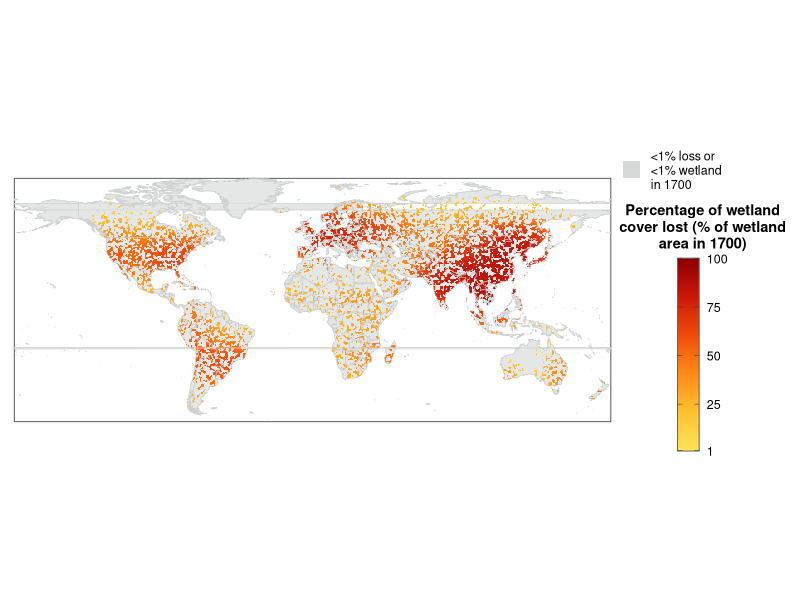
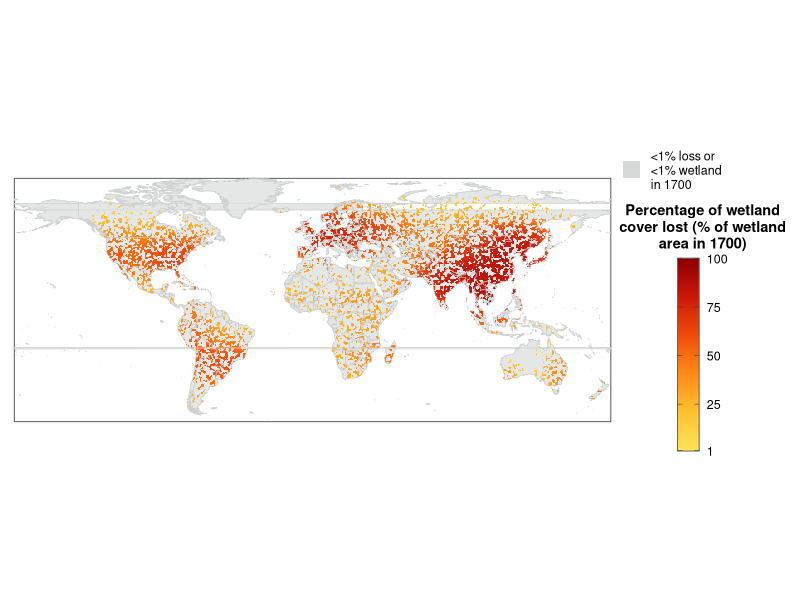

Here is the R script that generated these plots, in order:
## ---- chunk 1
knitr::opts_chunk$set(
  echo = TRUE, warning = FALSE, message = FALSE,
  fig.align = "center", dpi = 160
)
library(ggplot2)
library(dplyr)
library(tidyr)
library(sf)
library(rnaturalearth)
set.seed(1031)
## ---- chunk 2
world <- ne_countries(scale = "medium", returnclass = "sf") %>%
  filter(continent != "Antarctica") %>%
  st_make_valid()

grid <- expand_grid(
  longitude = seq(-179.75, 179.75, by = 0.5),
  latitude = seq(-58.75, 82.75, by = 0.5)
)

# Create an organic, spatially autocorrelated texture on the complete grid.
# Combining fine- and medium-scale smoothed fields avoids both isolated square
# pixels and directional Fourier stripes.
n_lon <- length(unique(grid$longitude))
n_lat <- length(unique(grid$latitude))

smooth_field <- function(z, kernel) {
  kernel <- kernel / sum(kernel)
  by_column <- apply(
    z, 2,
    function(v) as.numeric(stats::filter(v, kernel, sides = 2, circular = TRUE))
  )
  t(apply(
    by_column, 1,
    function(v) as.numeric(stats::filter(v, kernel, sides = 2, circular = TRUE))
  ))
}

raw_noise <- matrix(rnorm(n_lon * n_lat), nrow = n_lat, ncol = n_lon)
fine_field <- smooth_field(raw_noise, c(1, 2, 1))
medium_field <- smooth_field(raw_noise, c(1, 2, 3, 2, 1))
texture_raw <- 0.68 * fine_field + 0.32 * medium_field
texture_limits <- quantile(texture_raw, c(0.02, 0.98))
grid$spatial_texture <- pmin(
  1, pmax(0, (as.vector(texture_raw) - texture_limits[1]) /
              diff(texture_limits))
)

grid_sf <- st_as_sf(
  grid, coords = c("longitude", "latitude"),
  crs = 4326, remove = FALSE
)

on_land <- lengths(st_intersects(grid_sf, world)) > 0
land_grid <- grid[on_land, ]

spatial_kernel <- function(lon, lat, centre_lon, centre_lat,
                           lon_sd, lat_sd) {
  # Wrap longitudinal distance around the date line.
  dlon <- abs(lon - centre_lon)
  dlon <- pmin(dlon, 360 - dlon)
  exp(-0.5 * ((dlon / lon_sd)^2 + ((lat - centre_lat) / lat_sd)^2))
}

wetland_centres <- tribble(
  ~lon, ~lat, ~lon_sd, ~lat_sd, ~weight,
  # North America: eastern interior, Great Lakes, and Pacific coast
   -84,   37,      24,      12,    1.10,
   -91,   46,      18,       9,    0.70,
  -121,   39,       8,      17,    0.72,
  -102,   24,      18,      10,    0.52,
  # South America: Amazon margins, Andes, Pantanal, and Atlantic coast
   -61,   -5,      23,       8,    0.30,
   -74,  -12,       6,      23,    0.35,
   -57,  -19,      12,       8,    0.72,
   -49,  -27,      15,      13,    0.86,
  # Europe and the broad Eurasian wetland belt
     8,   50,      23,      11,    1.10,
    18,   63,      16,       8,    0.55,
    47,   55,      32,       9,    0.38,
    87,   56,      38,      10,    0.30,
   126,   49,      21,      10,    0.38,
  # South, East, and Southeast Asia
    79,   23,      16,      12,    1.12,
   112,   32,      23,      14,    1.28,
   125,   44,      15,       9,    0.82,
   105,   12,      17,      12,    1.02,
   136,   37,       9,      10,    0.55,
  # African wetland belts and Madagascar
     2,   13,      37,       5,    0.48,
    30,   -2,      16,      15,    0.38,
    25,  -24,      14,      10,    0.40,
    47,  -20,       8,      10,    0.58,
  # Australian and New Zealand coastal regions
   149,  -28,       8,      15,    0.66,
   116,  -32,       7,       6,    0.40,
   173,  -41,       7,       8,    0.55
)

wetland_score <- rep(0, nrow(land_grid))
for (i in seq_len(nrow(wetland_centres))) {
  wetland_score <- wetland_score + wetland_centres$weight[i] *
    spatial_kernel(
      land_grid$longitude, land_grid$latitude,
      wetland_centres$lon[i], wetland_centres$lat[i],
      wetland_centres$lon_sd[i], wetland_centres$lat_sd[i]
    )
}

# Convert the regional kernels into a habitat-suitability surface.
habitat_suitability <- 1 - exp(-wetland_score)

# Habitat suitability controls how much of the local textured field is kept.
# Strong wetland regions remain dense but retain small holes; marginal regions
# break into sparse, irregular patches.
presence_threshold <- 0.84 - 0.48 * habitat_suitability
wetland_present <- land_grid$spatial_texture > presence_threshold &
  habitat_suitability > 0.11

pressure_centres <- tribble(
  ~lon, ~lat, ~lon_sd, ~lat_sd, ~weight,
   -84,   37,      22,      12,    1.10,
  -121,   37,       9,      14,    0.58,
   -49,  -26,      16,      13,    0.98,
   -72,   -9,       8,      22,    0.62,
     9,   50,      24,      12,    1.50,
    43,   53,      30,       9,    0.32,
   105,   55,      40,      10,    0.18,
    79,   23,      16,      12,    1.35,
   115,   32,      21,      13,    1.75,
   126,   45,      14,       9,    1.05,
   105,   12,      16,      11,    1.45,
     1,   13,      37,       5,    0.28,
    31,   -3,      16,      15,    0.30,
    26,  -25,      14,      10,    0.30,
    47,  -20,       8,       9,    0.52,
   149,  -30,       8,      14,    0.48,
   116,  -32,       7,       6,    0.38,
   173,  -41,       7,       8,    0.68
)

human_pressure <- rep(0, nrow(land_grid))
for (i in seq_len(nrow(pressure_centres))) {
  human_pressure <- human_pressure + pressure_centres$weight[i] *
    spatial_kernel(
      land_grid$longitude, land_grid$latitude,
      pressure_centres$lon[i], pressure_centres$lat[i],
      pressure_centres$lon_sd[i], pressure_centres$lat_sd[i]
    )
}

wetland_loss <- land_grid %>%
  mutate(
    wetland_present = wetland_present,
    wetland_score = wetland_score,
    human_pressure = 1 - exp(-human_pressure),
    spatial_texture = spatial_texture,
    percentage_lost = pmin(
      100,
      pmax(
        1,
        3 + 88 * human_pressure +
          13 * (spatial_texture - 0.5)
      )
    )
  ) %>%
  filter(wetland_present) %>%
  select(longitude, latitude, percentage_lost)

write.csv(wetland_loss, "synthetic_wetland_loss_grid.csv", row.names = FALSE)
write.csv(wetland_centres, "wetland_region_parameters.csv", row.names = FALSE)
write.csv(pressure_centres, "wetland_loss_pressure_parameters.csv", row.names = FALSE)
## ---- chunk 3
legend_dummy <- tibble(
  longitude = -179,
  latitude = -59,
  status = "<1% loss or\n<1% wetland\nin 1700"
)

wetland_map <- ggplot() +
  geom_sf(
    data = world,
    fill = "#E5E6E6", colour = "#C6C9C9", linewidth = 0.18
  ) +
  geom_tile(
    data = wetland_loss,
    aes(longitude, latitude, fill = percentage_lost),
    width = 0.52, height = 0.52, alpha = 0.97
  ) +
  geom_sf(
    data = world,
    fill = NA, colour = "#D0D2D2", linewidth = 0.14
  ) +
  geom_point(
    data = legend_dummy,
    aes(longitude, latitude, colour = status),
    shape = 15, size = 4.5, alpha = 0
  ) +
  scale_fill_gradientn(
    colours = c("#FFE45B", "#FFC22E", "#FF8A18", "#F04A0B", "#CC1707", "#8D0000"),
    limits = c(1, 100),
    breaks = c(1, 25, 50, 75, 100),
    name = "Percentage of wetland\ncover lost (% of wetland\narea in 1700)",
    guide = guide_colourbar(
      order = 2,
      title.position = "top", title.hjust = 0.5,
      barheight = grid::unit(49, "mm"),
      barwidth = grid::unit(5.5, "mm"),
      ticks.colour = "#333333", frame.colour = "#666666"
    )
  ) +
  scale_colour_manual(
    values = c("<1% loss or\n<1% wetland\nin 1700" = "#D7D9D9"),
    name = NULL,
    guide = guide_legend(
      order = 1,
      override.aes = list(alpha = 1, size = 5.5, shape = 15)
    )
  ) +
  coord_sf(
    xlim = c(-180, 180), ylim = c(-60, 84),
    expand = FALSE, datum = NA
  ) +
  theme_void(base_size = 11) +
  theme(
    panel.background = element_rect(fill = "white", colour = "#505050", linewidth = 0.65),
    plot.background = element_rect(fill = "white", colour = NA),
    plot.margin = margin(10, 10, 10, 10),
    legend.position = "right",
    legend.box = "vertical",
    legend.box.just = "left",
    legend.spacing.y = grid::unit(3, "mm"),
    legend.title = element_text(size = 10.5, face = "bold", lineheight = 0.95),
    legend.text = element_text(size = 9, lineheight = 0.95),
    legend.key = element_rect(fill = "white", colour = NA)
  )

ggsave(
  "wetland_cover_loss_map.png",
  wetland_map,
  width = 13, height = 5.5, dpi = 320, bg = "white"
)

wetland_map
